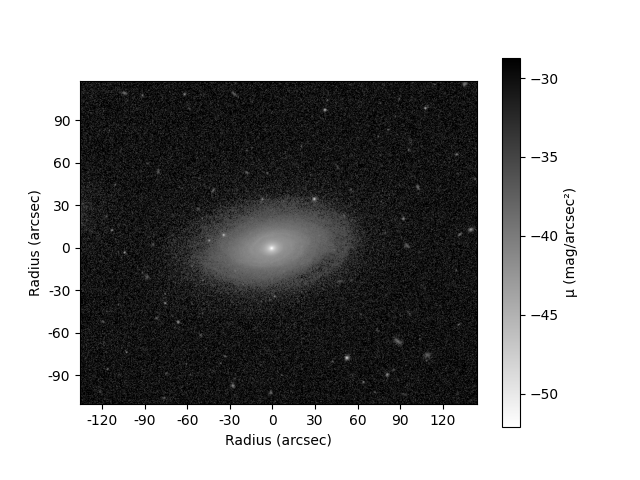

Write the Python code that produced this figure.
from astropy.io import fits
import matplotlib.pyplot as plt
from matplotlib import colors
import math

image_file = 'NGC5772_i.fits'

image_data = fits.getdata(image_file, ext=0)
image_data[image_data < 1] = 1

max_val = None
x_count = 0
y_count = 0
x_ticks = []

zcal = -23.720301
pix_to_arcsec = 0.369
mag_pixels = 5 * math.log(pix_to_arcsec)
gain = 4.86
print('mp:' + str(mag_pixels))
for row in image_data:
    for val in row:
        mag = zcal - (2.5 * math.log(val)) + mag_pixels
        image_data[y_count][x_count] = mag
        if max_val == None or mag > max_val:
            print(str(mag) + ' (' + str(x_count) + ',' + str(y_count))
            max_val = mag
        x_count += 1
    y_count += 1
    x_count = 0

print(image_data.shape)

plt.figure()
plt.imshow(image_data, cmap='gray_r',origin='lower')
ax = plt.gca()
x_ticks = ax.get_xticks()
d = 30 / 0.396
cx = 342
new_x_ticks = [cx]
for i in range(5):
    tick_x = ((i + 1) * d) + cx
    if (tick_x < image_data.shape[1]):
        new_x_ticks.append(tick_x)
    tick_x = cx - ((i + 1) * d)
    if (tick_x > 0):
        new_x_ticks.insert(0,tick_x)
ax.set_xticks(new_x_ticks)

new_x_ticks = []
x_ticks = ax.get_xticks()
for tick in x_ticks:
    tick_label = round((tick - cx) * 0.396)
    new_x_ticks.append(tick_label)

ax.set_xticklabels(new_x_ticks)

cy = 278
new_y_ticks = [cy]
for i in range(5):
    tick_y = ((i + 1) * d) + cy
    if (tick_y < image_data.shape[0]):
        new_y_ticks.append(tick_y)
    tick_y = cy - ((i + 1) * d)
    if (tick_y > 0):
        new_y_ticks.insert(0,tick_y)
ax.set_yticks(new_y_ticks)

new_y_ticks = []
y_ticks = ax.get_yticks()
for tick in y_ticks:
    tick_label = round((tick - cy) * 0.396)
    new_y_ticks.append(tick_label)

ax.set_yticklabels(new_y_ticks)

plt.xlabel("Radius (arcsec)")
plt.ylabel("Radius (arcsec)")

plt.colorbar(label="μ (mag/arcsec²)")
plt.savefig('galaxy-image-plot.png')
plt.show()
